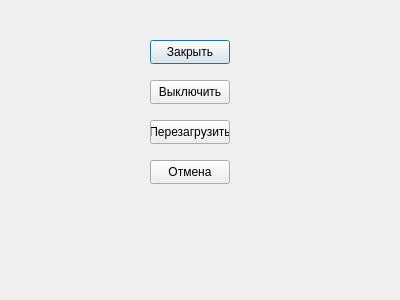
<?xml version="1.0" encoding="UTF-8"?>
<ui version="4.0">
 <class>exitDialog</class>
 <widget class="QDialog" name="exitDialog">
  <property name="geometry">
   <rect>
    <x>0</x>
    <y>0</y>
    <width>400</width>
    <height>300</height>
   </rect>
  </property>
  <property name="windowTitle">
   <string>Dialog</string>
  </property>
  <widget class="QPushButton" name="CloseButton">
   <property name="geometry">
    <rect>
     <x>150</x>
     <y>40</y>
     <width>80</width>
     <height>24</height>
    </rect>
   </property>
   <property name="text">
    <string>Закрыть</string>
   </property>
  </widget>
  <widget class="QPushButton" name="ShutdownButton">
   <property name="geometry">
    <rect>
     <x>150</x>
     <y>80</y>
     <width>80</width>
     <height>24</height>
    </rect>
   </property>
   <property name="text">
    <string>Выключить</string>
   </property>
  </widget>
  <widget class="QPushButton" name="RestartButton">
   <property name="geometry">
    <rect>
     <x>150</x>
     <y>120</y>
     <width>80</width>
     <height>24</height>
    </rect>
   </property>
   <property name="text">
    <string>Перезагрузить</string>
   </property>
  </widget>
  <widget class="QPushButton" name="CancelButton">
   <property name="geometry">
    <rect>
     <x>150</x>
     <y>160</y>
     <width>80</width>
     <height>24</height>
    </rect>
   </property>
   <property name="text">
    <string>Отмена</string>
   </property>
  </widget>
 </widget>
 <resources/>
 <connections/>
</ui>
